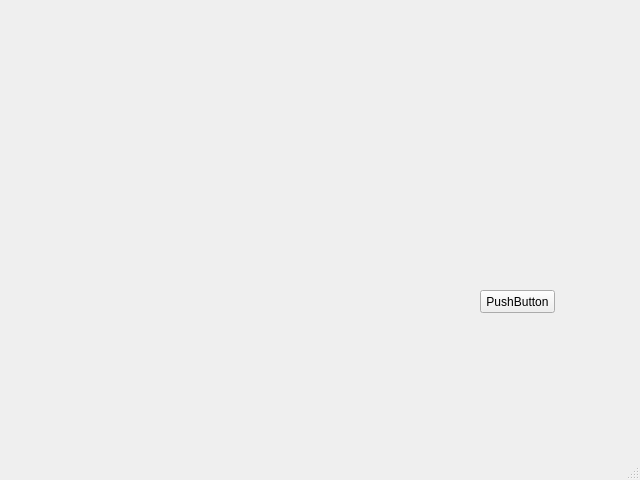
<?xml version="1.0" encoding="UTF-8"?>
<ui version="4.0">
 <class>MainWindow</class>
 <widget class="QMainWindow" name="MainWindow">
  <property name="geometry">
   <rect>
    <x>0</x>
    <y>0</y>
    <width>640</width>
    <height>480</height>
   </rect>
  </property>
  <property name="windowTitle">
   <string>MainWindow</string>
  </property>
  <widget class="QWidget" name="centralwidget">
   <widget class="MplWidget" name="widget" native="true">
    <property name="geometry">
     <rect>
      <x>40</x>
      <y>60</y>
      <width>291</width>
      <height>211</height>
     </rect>
    </property>
   </widget>
   <widget class="QPushButton" name="pushButton">
    <property name="geometry">
     <rect>
      <x>480</x>
      <y>290</y>
      <width>75</width>
      <height>23</height>
     </rect>
    </property>
    <property name="text">
     <string>PushButton</string>
    </property>
   </widget>
  </widget>
  <widget class="QMenuBar" name="menubar">
   <property name="geometry">
    <rect>
     <x>0</x>
     <y>0</y>
     <width>640</width>
     <height>21</height>
    </rect>
   </property>
  </widget>
  <widget class="QStatusBar" name="statusbar"/>
 </widget>
 <customwidgets>
  <customwidget>
   <class>MplWidget</class>
   <extends>QWidget</extends>
   <header>mplwidget.h</header>
   <container>1</container>
  </customwidget>
 </customwidgets>
 <resources/>
 <connections/>
</ui>
